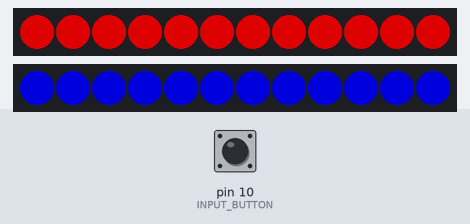
Bench run of a sketch on a simulated Arduino Uno, built with avr-gcc and run on an emulated ATmega328P. Shown: 2 × 12 RGB LEDs in strip order, left to right. The test bench sets the inputs (shaded band); at power-on: pin 10 (INPUT_BUTTON) HIGH. Dim RGB values are drawn brighter than linear; random numbers use the default seed unless the sketch sets one.

Above: at 1.2 s.
1.3 s: pin 10 (INPUT_BUTTON) pulled LOW for 0.15 s
At 1.39 s:
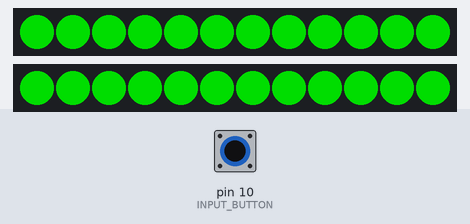
At 1.9 s:
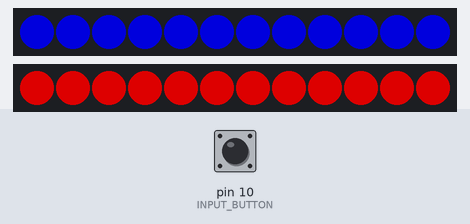
2.9 s: pin 10 (INPUT_BUTTON) pulled LOW for 1 s
5.4 s: pin 10 (INPUT_BUTTON) pulled LOW for 1 s
7.9 s: pin 10 (INPUT_BUTTON) pulled LOW for 3.2 s
At 8.38 s:
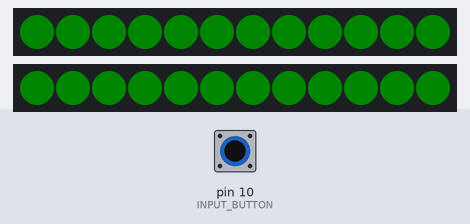
Timing chart, 0 to 10.9 s (numbered marks = the images above; inputs shaded):
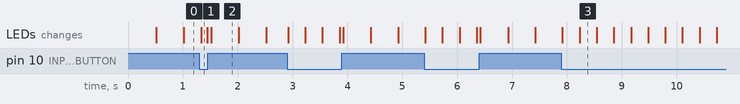

The sketch:

Low_Goal_Lights_V2.ino
```cpp
#include <Adafruit_NeoPixel.h>
#define LED_PIN1    5
#define LED_PIN2    4
#define LED_COUNT1 12
#define LED_COUNT2 12
#define INPUT_BUTTON 10

//define all constants for events
#define MODE_ERROR 1
#define MODE_NOT_READY 2
#define MODE_STANDBY 3
#define MODE_COUNTDOWN 4
#define MODE_AUTO_MODE 5
#define MODE_SCORE 6
#define MODE_TELEOP 7
#define MODE_END_GAME 8
#define MODE_GAMEOVER 9

char lineout[100];
long timer = millis();
int iled1 = 0;
int iled2 = 0;
long errorCondition = 0;
int dance = 0;
int brightness = 150;
int reverse_lights = 0;

Adafruit_NeoPixel strip1(LED_COUNT1, LED_PIN1, NEO_GRB + NEO_KHZ800);
Adafruit_NeoPixel strip2(LED_COUNT2, LED_PIN2, NEO_GRB + NEO_KHZ800);

void setup() {
  strip1.begin();           // INITIALIZE NeoPixel strip object (REQUIRED)
  strip1.show();            // Turn OFF all pixels ASAP
  strip1.setBrightness(brightness); // Set BRIGHTNESS to about 1/5 (max = 255)
  strip2.begin();           // INITIALIZE NeoPixel strip object (REQUIRED)
  strip2.show();            // Turn OFF all pixels ASAP
  strip2.setBrightness(brightness); // Set BRIGHTNESS to about 1/5 (max = 255)
  pinMode(INPUT_BUTTON, INPUT_PULLUP);
}

void set_all_pixels1(int r, int g, int b){
  for(int i=0; i<12; i++){
  strip1.setPixelColor(i,strip1.Color(r, g, b));
  strip1.show();
  }
 strip1.show();
 strip1.setBrightness(brightness);
}

void set_all_pixels2(int r, int g, int b){
  for(int i=0; i<12; i++){
  strip2.setPixelColor(i,strip1.Color(r, g, b));
  strip2.show();
  }
 strip2.show();
 strip2.setBrightness(brightness);
}
//all events

void led_error(){
strip1.setBrightness(150);
 strip2.setBrightness(150);
    if (millis() - timer <= 500) return;
   timer = millis();
   if (errorCondition == 0){
    errorCondition = 1;
    set_all_pixels1(0, 0, 255);
    set_all_pixels2(255, 0, 0);
   }
   else{
    set_all_pixels1(255, 0, 0);
    set_all_pixels2(0, 0, 255);
    errorCondition = 0;
   }
}

void led_not_ready(){
 strip1.setBrightness(150);
 strip2.setBrightness(150);
   if (millis() - timer >= 50){
    timer = millis();
    set_all_pixels1(0, 0, 0);
    set_all_pixels2(0, 0, 0);
    strip1.show();
    strip2.show();
    iled1++;
     if (iled1 >= LED_COUNT1){
      iled1 = 0;
     }
     if (iled2 >= LED_COUNT2){
      iled2 = 0;
     }
     strip1.setPixelColor(iled1,strip1.Color(255, 0, 0));
     strip2.setPixelColor(iled1,strip2.Color(255, 0, 0));
     strip1.show();
     strip2.show();
 }
}

void led_standby(){
strip1.setBrightness(150);
 strip2.setBrightness(150);
   if (millis() - timer >= 50){
    timer = millis();
    set_all_pixels1(0, 0, 0);
    set_all_pixels2(0, 0, 0);
    strip1.show();
    strip2.show();
    iled1++;
     if (iled1 >= LED_COUNT1){
      iled1 = 0;
     }
     if (iled2 >= LED_COUNT2){
      iled2 = 0;
     }
     strip1.setPixelColor(iled1,strip1.Color(0, 255, 0));
     strip2.setPixelColor(iled1,strip2.Color(0, 255, 0));
     strip1.show();
     strip2.show();
 }
}

void led_countdown(){
 strip1.setBrightness(150);
 strip2.setBrightness(150);
   if (millis() - timer <=1000){
     set_all_pixels1(255, 0, 0);
     set_all_pixels2(255, 0, 0);
     strip1.show();
     strip2.show();
   }
   if (millis() - timer <=2000){
    if (millis() - timer >1000){
     set_all_pixels1(255, 255, 0);
     set_all_pixels2(155, 255, 0);
     strip1.show();
     strip2.show();
   }
  }
   if (millis() - timer <=3000){
    if (millis() - timer >2000){
     set_all_pixels1(0, 0, 255);
     set_all_pixels2(0, 0, 255);
     strip1.show();
     strip2.show();
   }
  }
     if (millis() - timer <=4000){
    if (millis() - timer >3000){
     set_all_pixels1(0, 255, 0);
     set_all_pixels2(0, 255, 0);
     strip1.show();
     strip2.show();
   }
  }
}

void led_auto_mode(){
 strip1.setBrightness(150);
 strip2.setBrightness(150);
if (millis() - timer <= 500) return;
   timer = millis();
   if (dance == 0){
    dance = 1;
    set_all_pixels1(0, 255, 0);
    set_all_pixels2(252, 15, 192);
   }
   else{
    set_all_pixels1(252, 15, 192);
    set_all_pixels2(0, 255, 0);
    dance = 0;
   }
}

void led_score(){
  strip1.setBrightness(150);
 strip2.setBrightness(150);
 set_all_pixels1(255, 255, 255);
 set_all_pixels2(155, 255, 255);
 strip1.show();
 strip2.show();
}

void led_teleop(){
strip1.setBrightness(150);
 strip2.setBrightness(150);
     if (millis() - timer >= 50){
    timer = millis();
    set_all_pixels1(0, 0, 0);
    set_all_pixels2(0, 0, 0);
    strip1.show();
    strip2.show();
    iled1++;
     if (iled1 >= LED_COUNT1){
      iled1 = 0;
     }
     if (iled2 >= LED_COUNT2){
      iled2 = 0;
     }
     strip1.setPixelColor(iled1,strip1.Color(0, 0, 255));
     strip2.setPixelColor(iled1,strip2.Color(0, 0, 255));
     strip1.show();
     strip2.show();
 }
}

void led_end_game(){
 strip1.setBrightness(150);
 strip2.setBrightness(150);
       if (millis() - timer <= 100) return;
   timer = millis();
   if (dance == 0){
    dance = 1;
    set_all_pixels1(random(), random(), random());
    set_all_pixels2(random(), random(), random());
   }
   else{
    set_all_pixels1(random(), random(), random());
    set_all_pixels2(random(), random(), random());
    dance = 0;
   }
}

void led_gameover(){
  set_all_pixels1( 0, 255, 0);
  set_all_pixels2( 0, 255, 0);
  if (millis()-timer >=2){
   if (reverse_lights == 0) brightness--;
   if (reverse_lights == 1) brightness++;
   if (brightness >=100) reverse_lights = 0;
   if (brightness <= 0) reverse_lights = 1;
  }
}

//The calling of events to lights
void led_manager(int mode){
 switch(mode){
    case MODE_ERROR: led_error(); break;
    case MODE_NOT_READY: led_not_ready(); break;
    case MODE_STANDBY: led_standby(); break;
    case MODE_COUNTDOWN: led_countdown(); break;
    case MODE_AUTO_MODE: led_auto_mode(); break;
    case MODE_SCORE: led_score(); break;
    case MODE_TELEOP: led_teleop(); break;
    case MODE_END_GAME: led_end_game(); break;
    case MODE_GAMEOVER: led_gameover(); break;
 }
}

//The following is test code

void loop(){
   if(digitalRead(INPUT_BUTTON) == HIGH){
    led_manager(MODE_ERROR);
   }else{
    led_manager(MODE_GAMEOVER);
   }
}
```

Measured:
- what the display in image 2 shows lasts 0.5 s, from 1.5 s to 2.0 s
